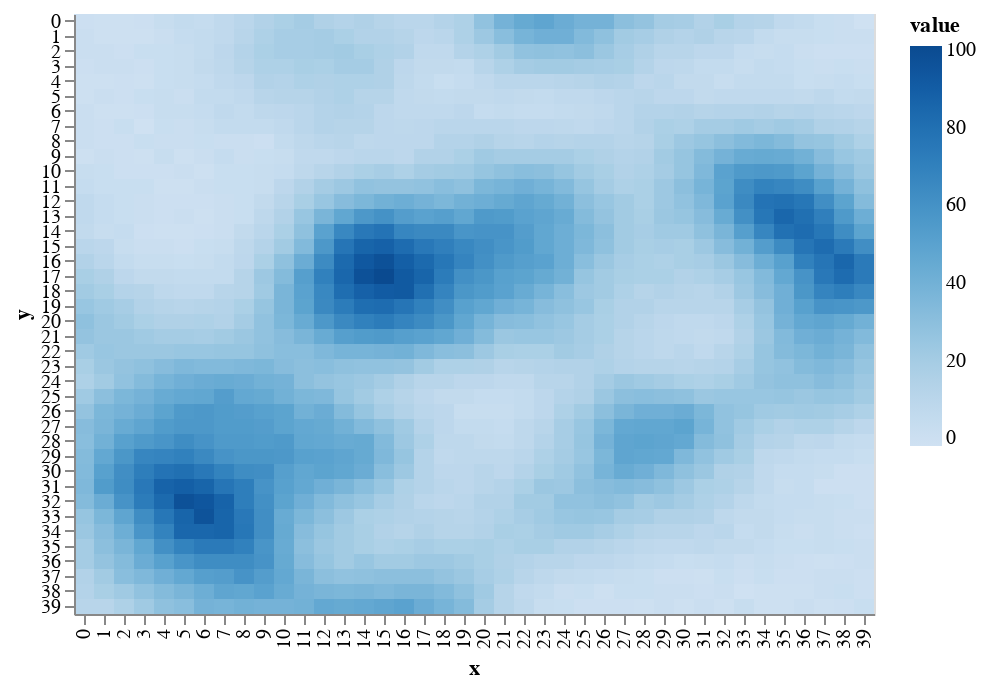

Notebook code cell kept with this figure:
### Code cell
draw.drawRainFall(world.grid_rainfall)

### Figure 1 — Vega-Lite specification as saved in the notebook (floating-point values rounded to 4 significant figures; data arrays with more than 128 entries replaced by an {"elided": "..."} marker saying what was removed)
{"$schema": "https://vega.github.io/schema/vega-lite/v2.6.0.json", "config": {"view": {"height": 300, "width": 400}}, "data": {"name": "data-0f0b73ab4cfe3245b8fee9e531fe8041"}, "datasets": {"data-0f0b73ab4cfe3245b8fee9e531fe8041": {"elided": "1600 records"}}, "encoding": {"color": {"field": "value", "scale": {"scheme": "blues"}, "type": "quantitative"}, "x": {"field": "x", "type": "ordinal"}, "y": {"field": "y", "type": "ordinal"}}, "mark": "rect"}
